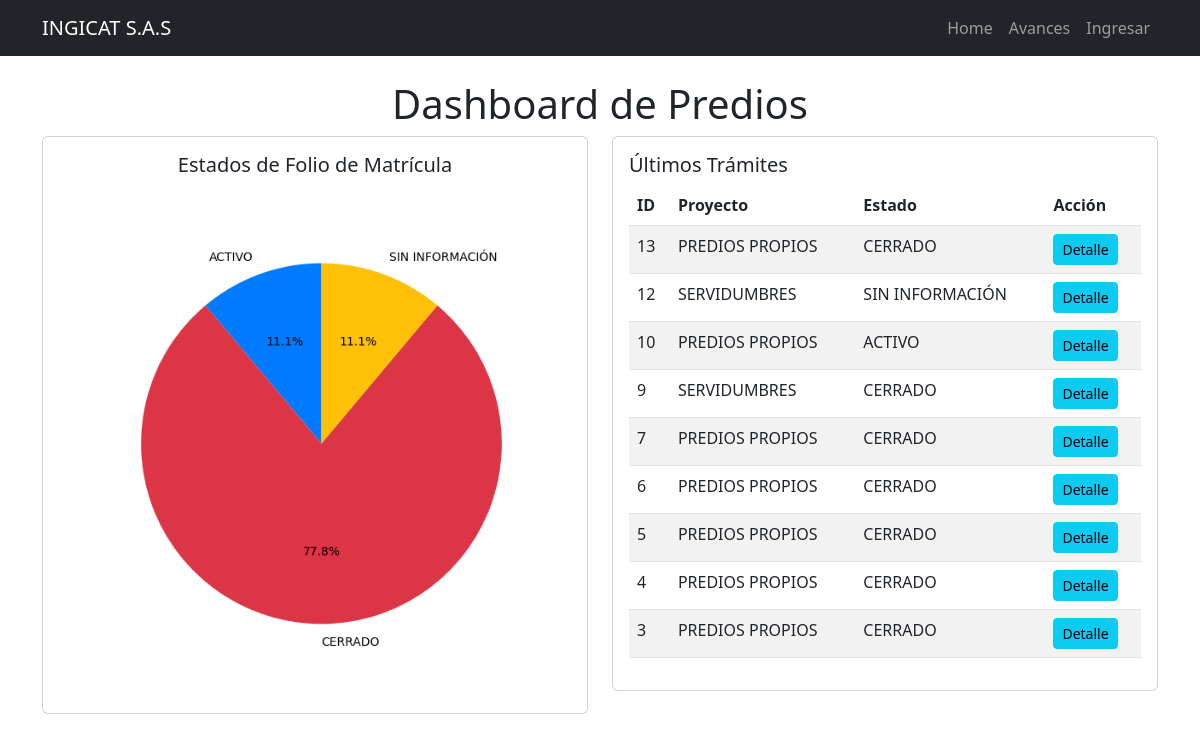
/dashboard/, run on the app's committed database.
### task/models.py (models this page shows, shortened)
class Predio(models.Model):
    id = models.AutoField(primary_key=True)
    PROYECTO_CHOICES = [('PREDIOS PROPIOS', 'PREDIOS PROPIOS'), ('SERVIDUMBRES', 'SERVIDUMBRES')]
    VIGENCIA_CHOICES = [('2023', '2023'), ('2024', '2024'), ('2025', '2025')]
    GERENCIA_CHOICES = [('VAO', 'VAO'), ('GPA', 'GPA'), ('VRC', 'VRC'), ('GCT', 'GCT'), ('GMA', 'GMA'), ('GRI', 'GRI'), ('GTA', 'GTA'), ('VRO', 'VRO'), ('GCH', 'GCH'), ('GDA', 'GDA'), ('GDT', 'GDT'), ('VPI', 'VPI'), ('VFS', 'VFS')]
    CATEGORIA_PREDIO_FMI_CHOICES = [('COLINDANTE', 'COLINDANTE'), ('FOLIO ESTUDIO', 'FOLIO ESTUDIO'), ('MATRIZ', 'MATRIZ'), ('MATRIZ_COLINDANTE', 'MATRIZ_COLINDANTE'), ('PROPIO', 'PROPIO'), ('SEGREGADO', 'SEGREGADO'), ('SIN INFORMACIÓN', 'SIN INFORMACIÓN')]
    ESTADO_FOLIO_CHOICES = [('ACTIVO', 'ACTIVO'), ('CERRADO', 'CERRADO'), ('SIN INFORMACIÓN', 'SIN INFORMACIÓN')]
    CATEGORIA_FMI_CHOICES = [('ADICIONALES', 'ADICIONALES'), ('COMPLEMENTACIÓN', 'COMPLEMENTACIÓN'), ('SIN INFORMACIÓN', 'SIN INFORMACIÓN'), ('TRADICIÓN', 'TRADICIÓN')]
    TIPO_DOCUMENTAL_CHOICES = [('ACTA', 'ACTA'), ('ACTO ADMINISTRATIVO', 'ACTO ADMINISTRATIVO'), ('AUTO', 'AUTO'), ('CERTIFICADO', 'CERTIFICADO'), ('DECLARACIÓN', 'DECLARACIÓN'), ('DECRETO', 'DECRETO'), ('DEMANDA', 'DEMANDA'), ('DOCUMENTO', 'DOCUMENTO'), ('ESCRITURA', 'ESCRITURA'), ('EXPEDIENTE', 'EXPEDIENTE'), ('RESOLUCIÓN', 'RESOLUCIÓN'), ('SENTENCIA', 'SENTENCIA')]
    ESTADO_CHOICES = [('CARGADO A OTRO PREDIO', 'CARGADO A OTRO PREDIO'), ('CARGADO EN EL PREDIO', 'CARGADO EN EL PREDIO'), ('CARGADO EN SHAREPOINT', 'CARGADO EN SHAREPOINT'), ('NO ENCONTRADO', 'NO ENCONTRADO'), ('NO REQUIERE', 'NO REQUIERE'), ('PENDIENTE VERIFICAR', 'PENDIENTE VERIFICAR'), ('SERVIDOR INGICAT', 'SERVIDOR INGICAT')]
    ESTADO_COMPRA_CHOICES = [('ADQUIRIDO', 'ADQUIRIDO'), ('NO REQUIERE', 'NO REQUIERE'), ('PENDIENTE POR SOLICITAR', 'PENDIENTE POR SOLICITAR'), ('PENDIENTE VERIFICAR', 'PENDIENTE VERIFICAR'), ('SOLICITADO', 'SOLICITADO')]
    SUB_ESTADO_COMPRA_CHOICES = [('ADQUIRIDO PREDIO PROPIOS', 'ADQUIRIDO PREDIO PROPIOS'), ('ADQUIRIDO SERVIDUMBRES', 'ADQUIRIDO SERVIDUMBRES'), ('ERROR REGISTRAL', 'ERROR REGISTRAL'), ('NO APLICA', 'NO APLICA'), ('SOLICITADO / CERTIFICADO NO EXISTE', 'SOLICITADO / CERTIFICADO NO EXISTE'), ('SOLICITADO PREDIO PROPIOS', 'SOLICITADO PREDIO PROPIOS'), ('SOLICITADO SERVIDUMBRES', 'SOLICITADO SERVIDUMBRES')]
    ENVIO_OPEN_TEXT_CHOICES = [('NO', 'NO'), ('NO APLICA', 'NO APLICA'), ('NO REQUIERE', 'NO REQUIERE'), ('PENDIENTE', 'PENDIENTE'), ('SI', 'SI'), ('YA ESTA', 'YA ESTA')]
    ACCION_TECNICA_CHOICES = [('ALIMENTAR EXPEDIENTE PREDIAL', 'ALIMENTAR EXPEDIENTE PREDIAL'), ('ALIMENTAR PREDIO GESTIÓN', 'ALIMENTAR PREDIO GESTIÓN'), ('ALIMENTAR PREDIO MATRIZ', 'ALIMENTAR PREDIO MATRIZ'), ('CARPETA CERO', 'CARPETA CERO'), ('CREAR EXPEDIENTE', 'CREAR EXPEDIENTE'), ('NO REQUIERE', 'NO REQUIERE')]
    proyecto = models.CharField(max_length=16, choices=PROYECTO_CHOICES)
    vigencia = models.CharField(max_length=4, choices=VIGENCIA_CHOICES)
    gerencia = models.CharField(max_length=4, choices=GERENCIA_CHOICES)
    categoria_predio_fmi = models.CharField(max_length=100, choices=CATEGORIA_PREDIO_FMI_CHOICES)
    estado_folio_matricula = models.CharField(max_length=100, choices=ESTADO_FOLIO_CHOICES)
    categoria_fmi = models.CharField(max_length=50, choices=CATEGORIA_FMI_CHOICES)
    tipo_documental = models.CharField(max_length=50, choices=TIPO_DOCUMENTAL_CHOICES)
    estado = models.CharField(max_length=50, choices=ESTADO_CHOICES)
    estado_compra = models.CharField(max_length=50, choices=ESTADO_COMPRA_CHOICES)
    sub_estado_compra = models.CharField(max_length=50, choices=SUB_ESTADO_COMPRA_CHOICES)
    envio_open_text = models.CharField(max_length=50, choices=ENVIO_OPEN_TEXT_CHOICES)
    accion_tecnica = models.CharField(max_length=50, choices=ACCION_TECNICA_CHOICES)
    fecha_solicitud = models.DateField(null=True , blank=True)
    fecha_respuesta = models.DateField(null=True , blank=True)
    datecompleted = models.DateTimeField(null=True, blank=True)
    es_importante = models.BooleanField(default=False)
    fecha_reiteracion = models.DateField(null=True, blank=True)
    ultima_fecha_acceso = models.DateField(null=True, blank=True)
    campo=models.CharField(max_length=50, null=True , blank=True)
    cod_sig = models.CharField(max_length=30, null=True , blank=True)
    fmi = models.CharField(max_length=10, default="00000")
    ced_catastral = models.CharField(max_length=31, null=True , blank=True)
    nom_predio = models.CharField(max_length=50, default="Sin Informacion")
    documento = models.CharField(max_length=15, null=True , blank=True)
    fecha_documento= models.DateField(null=True , blank=True)
    entidad = models.CharField(max_length=100, null=True , blank=True)
    municipio = models.CharField(max_length=100,null=True , blank=True)
    user = models.ForeignKey(
        settings.AUTH_USER_MODEL,
        on_delete=models.SET_NULL,
        null=True,
        blank=True,
        related_name='predios'
    )
    class Meta:
        ordering = ['-fecha_solicitud']

### task/views.py (the view)
# urls.py: path('dashboard/', views.cliente_dashboard, name='cliente_dashboard'),
def cliente_dashboard(request):
    estado_counts = (
        Predio.objects
        .values('estado_folio_matricula')
        .annotate(total=Count('estado_folio_matricula'))
    )
    labels = [item['estado_folio_matricula'] for item in estado_counts]
    sizes = [item['total'] for item in estado_counts]
    colors = ['#007bff', '#dc3545', '#ffc107', '#28a745', '#6c757d']
    plt.figure(figsize=(6,6))
    plt.pie(sizes, labels=labels, colors=colors, autopct='%1.1f%%', startangle=90)
    plt.axis('equal')  # Para que el gráfico se vea como un círculo
    buffer = io.BytesIO()
    plt.savefig(buffer, format='png')
    buffer.seek(0)
    image_png = buffer.getvalue()
    buffer.close()
    graphic = base64.b64encode(image_png).decode('utf-8')
    ultimos_predios = Predio.objects.all().order_by('-id')[:10]
    context = {
        'ultimos_predios': ultimos_predios,
        'graphic': graphic,
    }
    return render(request, 'dashboard.html', context)

### task/templates/dashboard.html (shortened to what this page needs)
{% extends 'base.html' %}
{% block content %}
<main class="container mt-4">
  <h1 class="text-center">Dashboard de Predios</h1>
  <div class="row">
    <div class="col-md-6">
      <div class="card">
        <div class="card-body text-center">
          <h5 class="card-title">Estados de Folio de Matrícula</h5>
          <img alt="Gráfica de estados" class="img-fluid">
        </div>
      </div>
    </div>
    <div class="col-md-6">
      <div class="card">
        <div class="card-body">
          <h5 class="card-title">Últimos Trámites</h5>
          <table class="table table-striped">
            <thead>
              <tr>
                <th>ID</th>
                <th>Proyecto</th>
                <th>Estado</th>
                <th>Acción</th>
              </tr>
            </thead>
            <tbody>
              {% for predio in ultimos_predios %}
              <tr>
                <td>{{ predio.id }}</td>
                <td>{{ predio.proyecto }}</td>
                <td>{{ predio.estado_folio_matricula }}</td>
                <td>
                  <a href="{% url 'predio_detail' predio.id %}" class="btn btn-info btn-sm">Detalle</a>
                </td>
              </tr>
              {% endfor %}
            </tbody>
          </table>
        </div>
      </div>
    </div>
  </div>
</main>
{% endblock %}

### data on the page
Predio: id "13", proyecto "PREDIOS PROPIOS", estado_folio_matricula "CERRADO"
Predio: id "12", proyecto "SERVIDUMBRES", estado_folio_matricula "SIN INFORMACIÓN"
Predio: id "10", proyecto "PREDIOS PROPIOS", estado_folio_matricula "ACTIVO"
Predio: id "9", proyecto "SERVIDUMBRES", estado_folio_matricula "CERRADO"
Predio: id "7", proyecto "PREDIOS PROPIOS", estado_folio_matricula "CERRADO"
Predio: id "6", proyecto "PREDIOS PROPIOS", estado_folio_matricula "CERRADO"
Predio: id "5", proyecto "PREDIOS PROPIOS", estado_folio_matricula "CERRADO"
Predio: id "4", proyecto "PREDIOS PROPIOS", estado_folio_matricula "CERRADO"
Predio: id "3", proyecto "PREDIOS PROPIOS", estado_folio_matricula "CERRADO"
